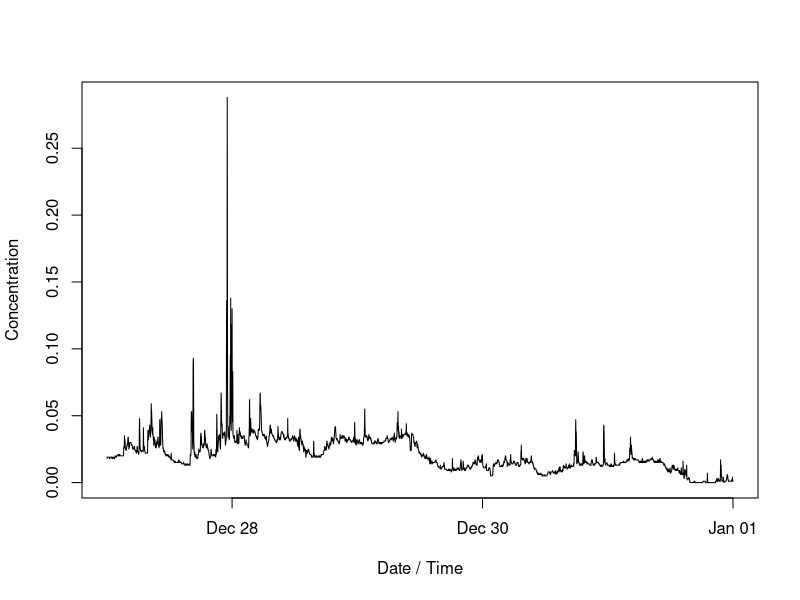

R code for this plot:
## ---- chunk 1
2 + 2
## ---- chunk 2
10 / 2
## ---- chunk 3
x <- 5
## ---- chunk 4
x
## ---- chunk 5
winter_smoke <- read.csv(
  "winter-smoke-2019-12-27_to_2019-12-31.csv"
)
## ---- chunk 6
head(winter_smoke)
## ---- chunk 7
tail(winter_smoke)
## ---- chunk 8
names(winter_smoke)
## ---- chunk 9
dim(winter_smoke)
## ---- chunk 10
str(winter_smoke)
## ---- chunk 11
winter_smoke$date_time <- as.POSIXct(
  winter_smoke$date_time
)
## ---- chunk 12
str(winter_smoke)
## ---- chunk 13
min(winter_smoke$concentration)
## ---- chunk 14
max(winter_smoke$concentration)
## ---- chunk 15
mean(winter_smoke$concentration)
## ---- chunk 16
median(winter_smoke$concentration)
## ---- chunk 17
min(winter_smoke$concentration)
## ---- chunk 18
max(winter_smoke$concentration)
## ---- chunk 19
summary(winter_smoke$concentration)
## ---- chunk 20
plot(
  winter_smoke$date_time,
  winter_smoke$concentration,
  type = "l",
  xlab = "Date / Time",
  ylab = "Concentration"
)
